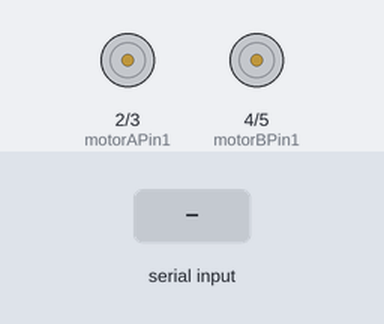
A sketch run on a simulated Arduino Uno, built with avr-gcc and run on an emulated ATmega328P. Parts: motor-driver pin pairs drawn as motors (green arrow = first pin HIGH = forward, orange = second pin HIGH = backward, longer = more drive, scaled by the enable pin). The test bench sets the inputs (shaded band).

Above: at 1.2 s.
1.3 s: "F" received over the second serial link
At 1.6 s:
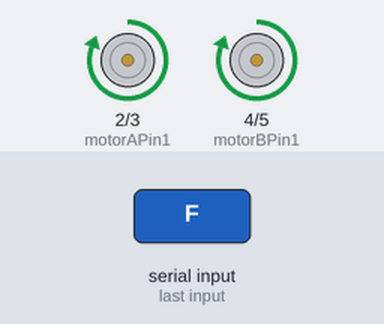
2.8 s: "B" received over the second serial link
At 4.0 s:
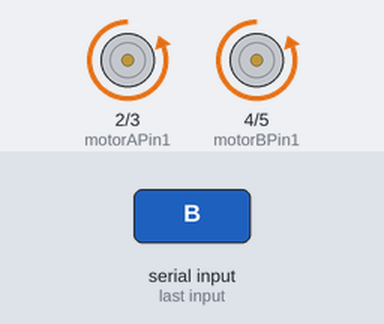
4.3 s: "L" received over the second serial link
At 5.1 s:
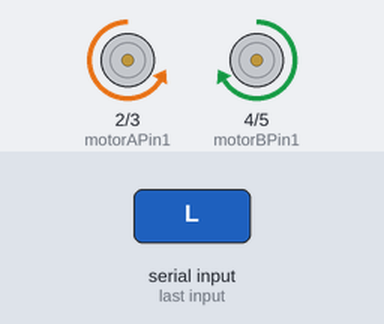
5.8 s: "R" received over the second serial link
At 6.3 s:
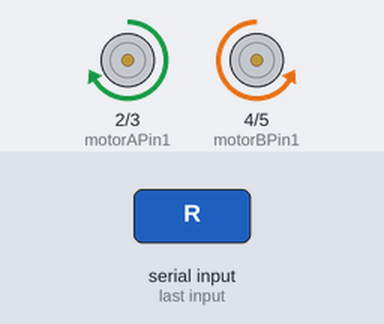
7.3 s: "F" received over the second serial link
At 8.5 s:
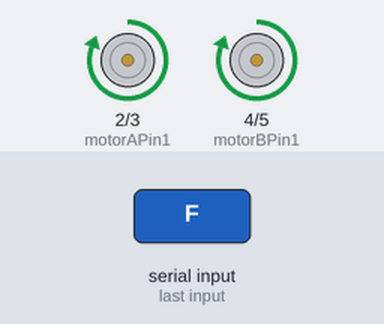
8.8 s: "B" received over the second serial link
At 9.7 s:
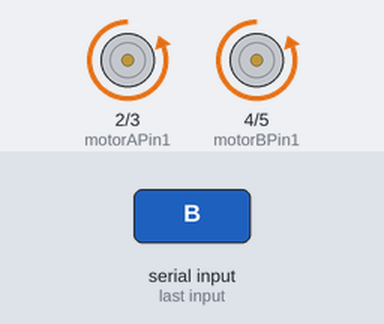
Timing chart, 0 to 11.3 s (numbered marks = the images above; inputs shaded):
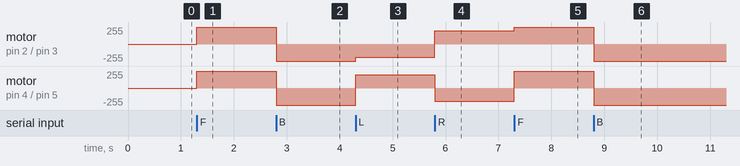

The sketch:

ecgfinel.ino
```cpp
#include <SoftwareSerial.h>

// Define motor control pins
const int motorAPin1 = 2;
const int motorAPin2 = 3;
const int motorBPin1 = 4;
const int motorBPin2 = 5;

const int enableAPin = 9;
const int enableBPin = 10;

// Define Bluetooth module pins
const int bluetoothTxPin = 0;
const int bluetoothRxPin = 1;

// Create a SoftwareSerial object for Bluetooth communication
SoftwareSerial bluetoothSerial(bluetoothTxPin, bluetoothRxPin);

void setup() {
  pinMode(motorAPin1, OUTPUT);
  pinMode(motorAPin2, OUTPUT);
  pinMode(motorBPin1, OUTPUT);
  pinMode(motorBPin2, OUTPUT);
  pinMode(enableAPin, OUTPUT);
  pinMode(enableBPin, OUTPUT);

  // Set the baud rate for Bluetooth communication
  bluetoothSerial.begin(9600);
}

void loop() {
  if (bluetoothSerial.available() > 0) {
    char command = bluetoothSerial.read();

    // Forward
    if (command == 'F') {
      digitalWrite(motorAPin1, HIGH);
      digitalWrite(motorAPin2, LOW);
      analogWrite(enableAPin, 255);

      digitalWrite(motorBPin1, HIGH);
      digitalWrite(motorBPin2, LOW);
      analogWrite(enableBPin, 255);
    }
    // Backward
    else if (command == 'B') {
      digitalWrite(motorAPin1, LOW);
      digitalWrite(motorAPin2, HIGH);
      analogWrite(enableAPin, 255);

      digitalWrite(motorBPin1, LOW);
      digitalWrite(motorBPin2, HIGH);
      analogWrite(enableBPin, 255);
    }
    // Left
    else if (command == 'L') {
      digitalWrite(motorAPin1, LOW);
      digitalWrite(motorAPin2, HIGH);
      analogWrite(enableAPin, 200);

      digitalWrite(motorBPin1, HIGH);
      digitalWrite(motorBPin2, LOW);
      analogWrite(enableBPin, 200);
    }
    // Right
    else if (command == 'R') {
      digitalWrite(motorAPin1, HIGH);
      digitalWrite(motorAPin2, LOW);
      analogWrite(enableAPin, 200);

      digitalWrite(motorBPin1, LOW);
      digitalWrite(motorBPin2, HIGH);
      analogWrite(enableBPin, 200);
    }
    // Stop
    else if (command == 'S') {
      digitalWrite(motorAPin1, LOW);
      digitalWrite(motorAPin2, LOW);
      digitalWrite(motorBPin1, LOW);
      digitalWrite(motorBPin2, LOW);
      analogWrite(enableAPin, 0);
      analogWrite(enableBPin, 0);
    }
  }
}
```

Measured:
- after the input at 1.3 s, motor on pin 2 (motorAPin1) / pin 3 (motorAPin2), motor on pin 4 (motorBPin1) / pin 5 (motorBPin2): stopped → forward 255/255 at once
- after the input at 2.8 s, motor on pin 2 (motorAPin1) / pin 3 (motorAPin2), motor on pin 4 (motorBPin1) / pin 5 (motorBPin2): forward 255/255 → backward 255/255 at once
- after the input at 4.3 s, motor on pin 2 (motorAPin1) / pin 3 (motorAPin2): backward 255/255 → backward 200/255 at once; motor on pin 4 (motorBPin1) / pin 5 (motorBPin2): backward 255/255 → forward 200/255 at once
- after the input at 5.8 s, motor on pin 2 (motorAPin1) / pin 3 (motorAPin2): backward 200/255 → forward 200/255 at once; motor on pin 4 (motorBPin1) / pin 5 (motorBPin2): forward 200/255 → backward 200/255 at once
- after the input at 7.3 s, motor on pin 2 (motorAPin1) / pin 3 (motorAPin2): forward 200/255 → forward 255/255 at once; motor on pin 4 (motorBPin1) / pin 5 (motorBPin2): backward 200/255 → forward 255/255 at once
- after the input at 8.8 s, motor on pin 2 (motorAPin1) / pin 3 (motorAPin2), motor on pin 4 (motorBPin1) / pin 5 (motorBPin2): forward 255/255 → backward 255/255 at once
